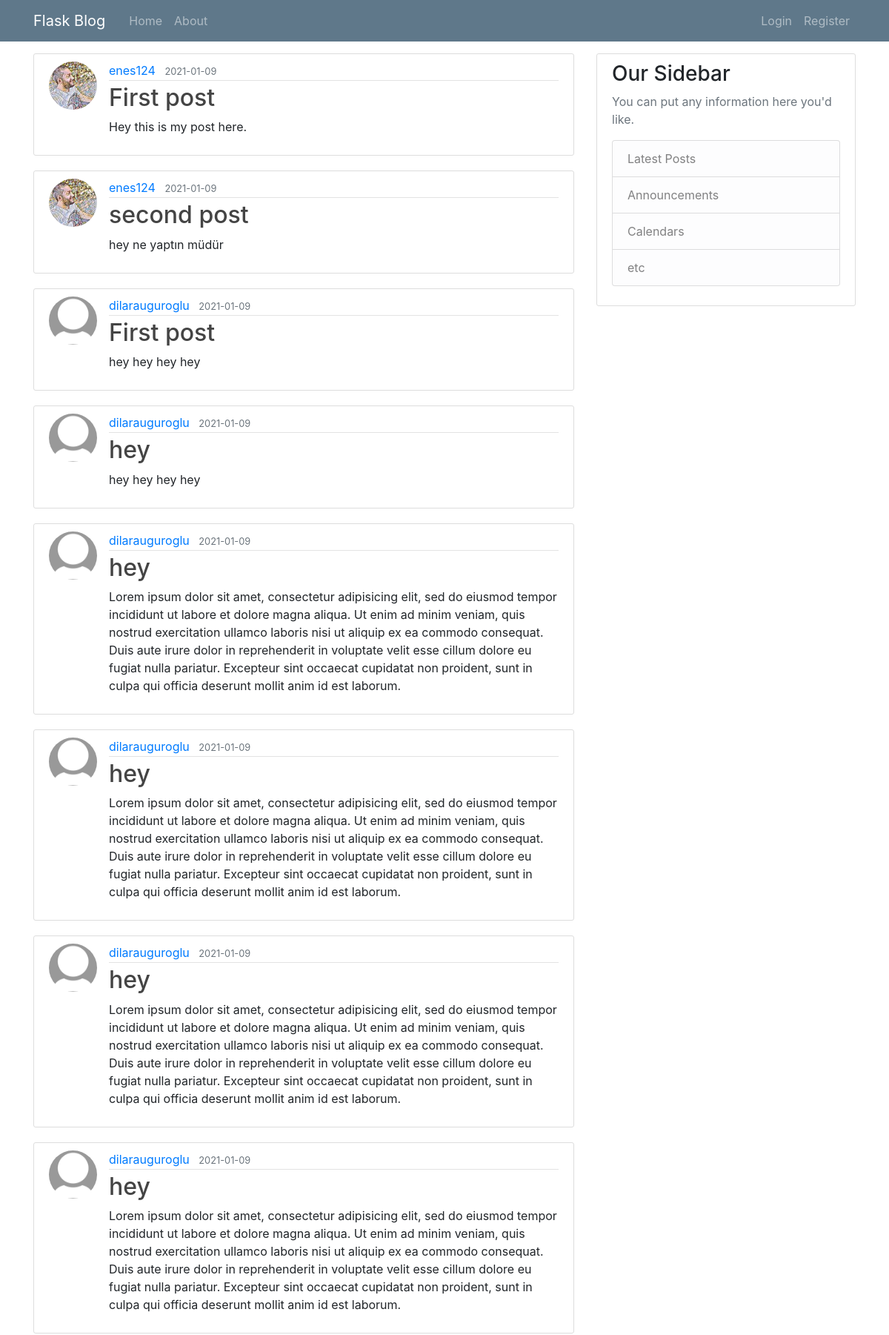
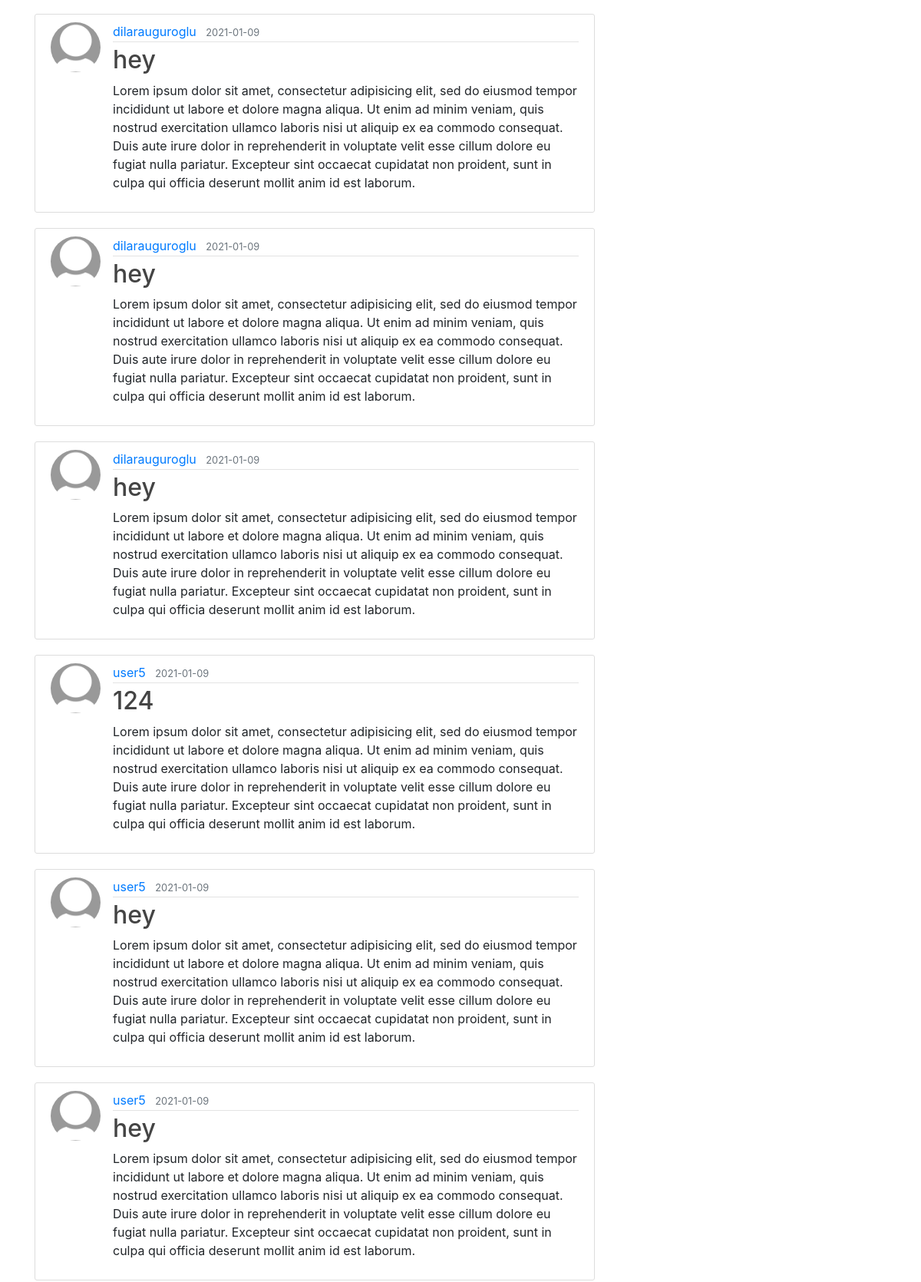
The page /home (upper part) on the database its author committed (2 pictures, top to bottom).
### Blog/models.py (models this page shows, shortened)
class Post(db.Model):
    id = db.Column(db.Integer, primary_key=True)
    title = db.Column(db.String(100), nullable=False)
    date_posted = db.Column(db.DateTime, nullable=False, default=datetime.utcnow)
    content = db.Column(db.Text, nullable=False)
    user_id = db.Column(db.Integer, db.ForeignKey('user.id'), nullable=False)

class User(db.Model, UserMixin):
    id = db.Column(db.Integer, primary_key=True)
    username = db.Column(db.String(20), unique=True, nullable=False)
    email = db.Column(db.String(120), unique=True, nullable=False)
    image_file = db.Column(db.String(20), nullable=False, default='default.jpg')
    password = db.Column(db.String(60), nullable=False)
    posts = db.relationship('Post', backref='author', lazy=True)

### Blog/routes.py (the view)
@app.route("/")
@app.route("/home")
def home():
    posts = Post.query.all()
    return render_template('home.html', posts=posts)

### Blog/templates/home.html (shortened to what this page needs)
{% extends "base.html" %}
{% block content %}
    {% for post in posts %}
    <article class="media content-section">
      <img class="rounded-circle article-img" src="{{url_for('static', filename='images/' + post.author.image_file) }}" alt="">
      <div class="media-body">
        <div class="article-metadata">
          <a class="mr-2" href="#">{{ post.author.username }}</a>
          <small class="text-muted">{{ post.date_posted.strftime('%Y-%m-%d') }}</small>
        </div>
        <h2><a class="article-title" href="{{url_for('post', post_id=post.id)}}">{{ post.title }}</a></h2>
        <p class="article-content">{{ post.content }}</p>
      </div>
    </article>
    {% endfor %}
{% endblock content %}

### Blog/templates/base.html (shortened to what this page needs)
<!DOCTYPE html>
<html lang="en" dir="ltr">
  <head>
   <link rel="stylesheet" tyle="text/css" href={{url_for('static',filename='main.css')}}>
   <link rel="stylesheet" href="https://maxcdn.bootstrapcdn.com/bootstrap/4.0.0/css/bootstrap.min.css">
  </head>
  <body>
      <header class="site-header">
        <nav class="navbar navbar-expand-md navbar-dark bg-steel fixed-top">
          <div class="container">
            <a class="navbar-brand mr-4" href="/">Flask Blog</a>
            <div class="collapse navbar-collapse" id="navbarToggle">
              <div class="navbar-nav mr-auto">
                <a class="nav-item nav-link" href="{{ url_for('home') }}">Home</a>
                <a class="nav-item nav-link" href="{{ url_for('about') }}">About</a>
              </div>
              <div class="navbar-nav">
                {% if current_user.is_authenticated %}
                  <a class="nav-item nav-link" href="{{ url_for('new_post') }}">New Post</a>
                  <a class="nav-item nav-link" href="{{ url_for('account') }}">Account</a>
                  <a class="nav-item nav-link" href="{{ url_for('logout') }}">Logout</a>
                {% else %}
                  <a class="nav-item nav-link" href="{{ url_for('login') }}">Login</a>
                  <a class="nav-item nav-link" href="{{ url_for('register') }}">Register</a>
                {% endif %}
              </div>
            </div>
          </div>
        </nav>
      </header>
      <main role="main" class="container">
        <div class="row">
          <div class="col-md-8">
            <br>
            <br>
            <br>
            {% block content %}{% endblock %}
          </div>
          <div class="col-md-4">
            <br>
            <br>
            <br>
            <div class="content-section">
              <h3>Our Sidebar</h3>
              <p class='text-muted'>You can put any information here you'd like.
                <ul class="list-group">
                  <li class="list-group-item list-group-item-light">Latest Posts</li>
                  <li class="list-group-item list-group-item-light">Announcements</li>
                  <li class="list-group-item list-group-item-light">Calendars</li>
                  <li class="list-group-item list-group-item-light">etc</li>
                </ul>
              </p>
            </div>
          </div>
        </div>
      </main>
  </body>
  </body>
</html>

### Blog/static/main.css (style rules this page uses)
body { background: #fafafa; color: #333333; margin-top: 5rem; }
h1, h2, h3, h4, h5, h6 { color: #444444; }
.bg-steel { background-color: #5f788a; }
.site-header .navbar-nav .nav-link { color: #cbd5db; }
.content-section { background: #ffffff; padding: 10px 20px; border: 1px solid #dddddd; border-radius: 3px; margin-bottom: 20px; }
.article-title { color: #444444; }
.article-content { white-space: pre-line; }
.article-img { height: 65px; width: 65px; margin-right: 16px; }
.article-metadata { padding-bottom: 1px; margin-bottom: 4px; border-bottom: 1px solid #e3e3e3 }

### rows shown on the page
Post: image_file (picture), author.username "enes124", date_posted "2021-01-09", title "First post", content "Hey this is my post here."
Post: image_file (picture), author.username "enes124", date_posted "2021-01-09", title "second post", content "hey ne yaptın müdür"
Post: image_file (placeholder picture), author.username "dilarauguroglu", date_posted "2021-01-09", title "First post", content "hey hey hey hey"
Post: image_file (placeholder picture), author.username "dilarauguroglu", date_posted "2021-01-09", title "hey", content "hey hey hey hey"
Post: image_file (placeholder picture), author.username "dilarauguroglu", date_posted "2021-01-09", title "hey", content "Lorem ipsum dolor sit amet, consectetur adipisicing elit, sed do eiusmod tempor incididunt ut labore et dolore magna aliqua. Ut enim ad minim veniam, quis nostrud exercitation ullamco laboris nisi ut aliquip ex ea commodo consequat. Duis aute irure dolor in reprehenderit in voluptate velit esse cillum dolore eu fugiat nulla pariatur. Excepteur sint occaecat cupidatat non proident, sunt in culpa qui officia deserunt mollit anim id est laborum."
Post: image_file (placeholder picture), author.username "dilarauguroglu", date_posted "2021-01-09", title "hey", content "Lorem ipsum dolor sit amet, consectetur adipisicing elit, sed do eiusmod tempor incididunt ut labore et dolore magna aliqua. Ut enim ad minim veniam, quis nostrud exercitation ullamco laboris nisi ut aliquip ex ea commodo consequat. Duis aute irure dolor in reprehenderit in voluptate velit esse cillum dolore eu fugiat nulla pariatur. Excepteur sint occaecat cupidatat non proident, sunt in culpa qui officia deserunt mollit anim id est laborum."
Post: image_file (placeholder picture), author.username "dilarauguroglu", date_posted "2021-01-09", title "hey", content "Lorem ipsum dolor sit amet, consectetur adipisicing elit, sed do eiusmod tempor incididunt ut labore et dolore magna aliqua. Ut enim ad minim veniam, quis nostrud exercitation ullamco laboris nisi ut aliquip ex ea commodo consequat. Duis aute irure dolor in reprehenderit in voluptate velit esse cillum dolore eu fugiat nulla pariatur. Excepteur sint occaecat cupidatat non proident, sunt in culpa qui officia deserunt mollit anim id est laborum."
Post: image_file (placeholder picture), author.username "dilarauguroglu", date_posted "2021-01-09", title "hey", content "Lorem ipsum dolor sit amet, consectetur adipisicing elit, sed do eiusmod tempor incididunt ut labore et dolore magna aliqua. Ut enim ad minim veniam, quis nostrud exercitation ullamco laboris nisi ut aliquip ex ea commodo consequat. Duis aute irure dolor in reprehenderit in voluptate velit esse cillum dolore eu fugiat nulla pariatur. Excepteur sint occaecat cupidatat non proident, sunt in culpa qui officia deserunt mollit anim id est laborum."
Post: image_file (placeholder picture), author.username "dilarauguroglu", date_posted "2021-01-09", title "hey", content "Lorem ipsum dolor sit amet, consectetur adipisicing elit, sed do eiusmod tempor incididunt ut labore et dolore magna aliqua. Ut enim ad minim veniam, quis nostrud exercitation ullamco laboris nisi ut aliquip ex ea commodo consequat. Duis aute irure dolor in reprehenderit in voluptate velit esse cillum dolore eu fugiat nulla pariatur. Excepteur sint occaecat cupidatat non proident, sunt in culpa qui officia deserunt mollit anim id est laborum."
Post: image_file (placeholder picture), author.username "dilarauguroglu", date_posted "2021-01-09", title "hey", content "Lorem ipsum dolor sit amet, consectetur adipisicing elit, sed do eiusmod tempor incididunt ut labore et dolore magna aliqua. Ut enim ad minim veniam, quis nostrud exercitation ullamco laboris nisi ut aliquip ex ea commodo consequat. Duis aute irure dolor in reprehenderit in voluptate velit esse cillum dolore eu fugiat nulla pariatur. Excepteur sint occaecat cupidatat non proident, sunt in culpa qui officia deserunt mollit anim id est laborum."
Post: image_file (placeholder picture), author.username "dilarauguroglu", date_posted "2021-01-09", title "hey", content "Lorem ipsum dolor sit amet, consectetur adipisicing elit, sed do eiusmod tempor incididunt ut labore et dolore magna aliqua. Ut enim ad minim veniam, quis nostrud exercitation ullamco laboris nisi ut aliquip ex ea commodo consequat. Duis aute irure dolor in reprehenderit in voluptate velit esse cillum dolore eu fugiat nulla pariatur. Excepteur sint occaecat cupidatat non proident, sunt in culpa qui officia deserunt mollit anim id est laborum."
Post: image_file (placeholder picture), author.username "user5", date_posted "2021-01-09", title "124", content "Lorem ipsum dolor sit amet, consectetur adipisicing elit, sed do eiusmod tempor incididunt ut labore et dolore magna aliqua. Ut enim ad minim veniam, quis nostrud exercitation ullamco laboris nisi ut aliquip ex ea commodo consequat. Duis aute irure dolor in reprehenderit in voluptate velit esse cillum dolore eu fugiat nulla pariatur. Excepteur sint occaecat cupidatat non proident, sunt in culpa qui officia deserunt mollit anim id est laborum."
Post: image_file (placeholder picture), author.username "user5", date_posted "2021-01-09", title "hey", content "Lorem ipsum dolor sit amet, consectetur adipisicing elit, sed do eiusmod tempor incididunt ut labore et dolore magna aliqua. Ut enim ad minim veniam, quis nostrud exercitation ullamco laboris nisi ut aliquip ex ea commodo consequat. Duis aute irure dolor in reprehenderit in voluptate velit esse cillum dolore eu fugiat nulla pariatur. Excepteur sint occaecat cupidatat non proident, sunt in culpa qui officia deserunt mollit anim id est laborum."
Post: image_file (placeholder picture), author.username "user5", date_posted "2021-01-09", title "hey", content "Lorem ipsum dolor sit amet, consectetur adipisicing elit, sed do eiusmod tempor incididunt ut labore et dolore magna aliqua. Ut enim ad minim veniam, quis nostrud exercitation ullamco laboris nisi ut aliquip ex ea commodo consequat. Duis aute irure dolor in reprehenderit in voluptate velit esse cillum dolore eu fugiat nulla pariatur. Excepteur sint occaecat cupidatat non proident, sunt in culpa qui officia deserunt mollit anim id est laborum."
